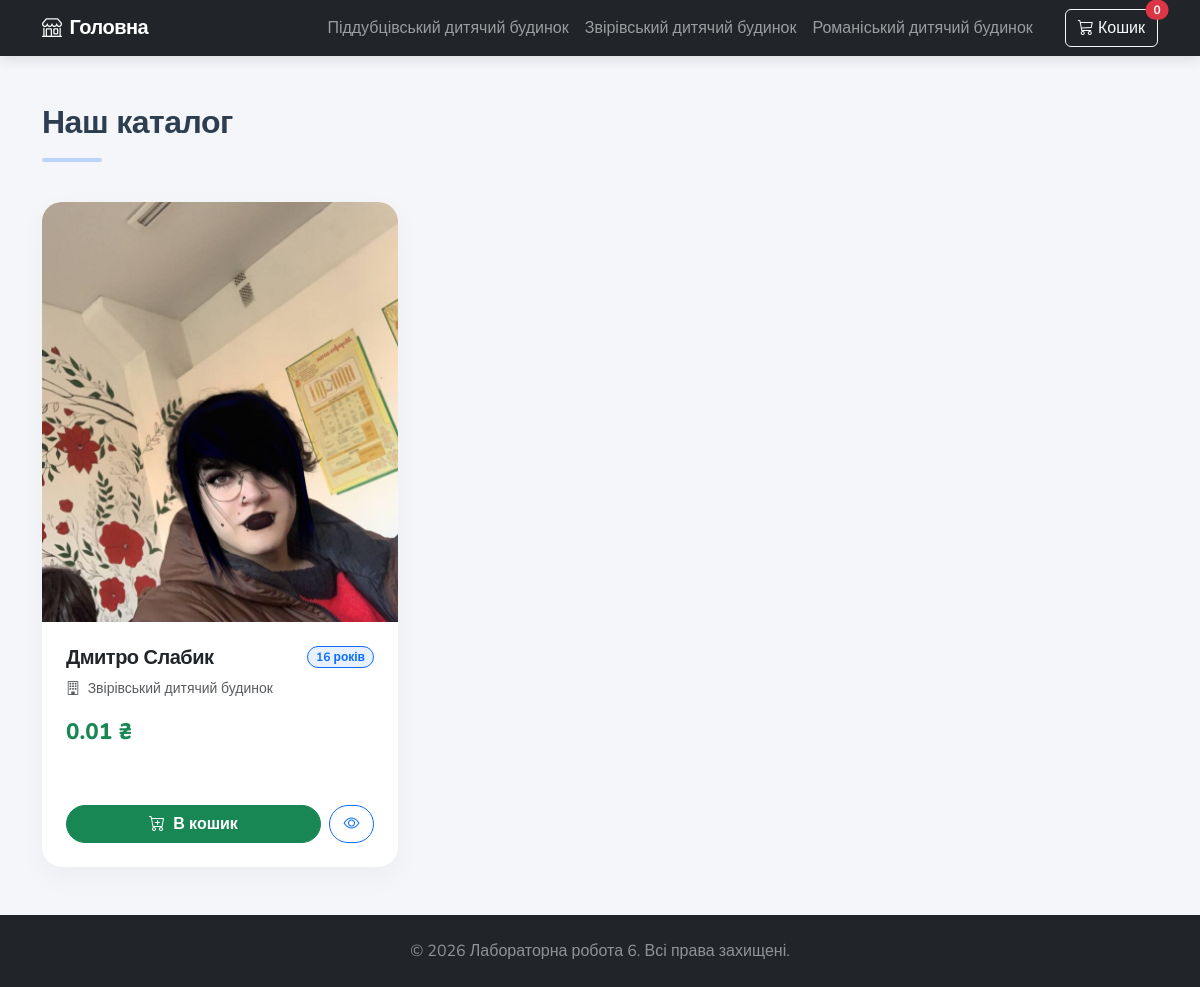
The app's page /category/2/ with its own data.
### lab4/models.py (models this page shows, shortened)
class Orphanage(models.Model):
    name = models.CharField(max_length=150, verbose_name="Назва закладу")
    city = models.CharField(max_length=100, verbose_name="Місто")
    created_at = models.DateTimeField(auto_now_add=True, verbose_name="Створено о")
    updated_at = models.DateTimeField(auto_now=True, verbose_name="Оновлено о")
    class Meta:
        verbose_name = "Дитячий будинок"
        verbose_name_plural = "Дитячі будинки"

class Child(models.Model):
    first_name = models.CharField(max_length=50, verbose_name="Ім'я")
    last_name = models.CharField(max_length=50, verbose_name="Прізвище")
    age = models.PositiveIntegerField(verbose_name="Вік")
    price = models.DecimalField(max_digits=10, decimal_places=2, verbose_name="Ціна (грн)")
    orphanage = models.ForeignKey(Orphanage, on_delete=models.CASCADE, verbose_name="Дитячий будинок")
    created_at = models.DateTimeField(auto_now_add=True, verbose_name="Створено о")
    updated_at = models.DateTimeField(auto_now=True, verbose_name="Оновлено о")
    image = models.ImageField(upload_to='children_photos/', blank=True, null=True, verbose_name="Фото")
    is_purchased = models.BooleanField(default=False, verbose_name="Куплено")
    class Meta:
        verbose_name = "Дитина"
        verbose_name_plural = "Діти"

### lab4/views.py (the view)
# urls.py: path('category/<int:orphanage_id>/', views.category_filter, name='category_filter'),
def category_filter(request, orphanage_id):
    orphanage = get_object_or_404(Orphanage, id=orphanage_id)
    children = Child.objects.filter(orphanage=orphanage)
    orphanages = Orphanage.objects.all()
    cart_ids = request.session.get('cart', [])
    cart_items = Child.objects.filter(id__in=cart_ids)
    return render(request, 'index.html', {
        'children': children,
        'orphanages': orphanages,
        'cart_items': cart_items,
        'cart_count': len(cart_ids)
    })

### lab4/templates/index.html (shortened to what this page needs)
<!DOCTYPE html>
<html lang="uk">
<head>
    <link href="https://cdn.jsdelivr.net/npm/bootstrap@5.3.0/dist/css/bootstrap.min.css" rel="stylesheet">
    <link rel="stylesheet" href="https://cdn.jsdelivr.net/npm/bootstrap-icons@1.11.1/font/bootstrap-icons.css">
</head>
<body class="d-flex flex-column min-vh-100">
    <nav class="navbar navbar-expand-lg navbar-dark bg-dark sticky-top">
      <div class="container">
        <a class="navbar-brand fw-bold" href="{% url 'home' %}">
            <i class="bi bi-shop me-2"></i>Головна
        </a>
        <div class="collapse navbar-collapse" id="navbarNav">
          <ul class="navbar-nav ms-auto">
            {% for orphanage in orphanages %}
            <li class="nav-item">
              <a class="nav-link" href="{% url 'category_filter' orphanage.id %}">{{ orphanage.name }}</a>
            </li>
            {% endfor %}
          </ul>
        <button class="btn btn-outline-light position-relative ms-lg-4" data-bs-toggle="offcanvas" data-bs-target="#cartPanel">
    <i class="bi bi-cart3"></i> Кошик
    <span class="position-absolute top-0 start-100 translate-middle badge rounded-pill bg-danger">
        {{ cart_count|default:"0" }}
    </span>
</button>
        </div>
      </div>
    </nav>
    <div class="container mt-5 flex-grow-1">
        <div class="toast-container position-fixed bottom-0 end-0 p-3" style="z-index: 1055;">
</div>
        <div class="row mb-4">
            <div class="col-12">
                <h2 class="fw-bold" style="color: #2c3e50;">Наш каталог</h2>
                <hr style="width: 60px; height: 4px; background-color: #0d6efd; border: none; border-radius: 2px;">
            </div>
        </div>
        <div class="row row-cols-1 row-cols-md-2 row-cols-lg-3 g-4">
            {% for child in children %}
            <div class="col">
                <div class="card custom-card h-100 bg-white">
                    <div class="card-img-wrapper">
                        {% if child.image %}
                            <img src="{{ child.image.url }}" class="card-img-top" alt="Фото">
                        {% else %}
                            <div class="bg-light text-secondary d-flex justify-content-center align-items-center h-100">
                                <i class="bi bi-person-bounding-box" style="font-size: 4rem;"></i>
                            </div>
                        {% endif %}
                    </div>
                    <div class="card-body d-flex flex-column p-4">
                        <div class="d-flex justify-content-between align-items-start mb-2">
                            <h5 class="card-title fw-bold mb-0">{{ child.first_name }} {{ child.last_name }}</h5>
                            <span class="badge bg-primary bg-opacity-10 text-primary rounded-pill border border-primary px-2 py-1">
                                {{ child.age }} років
                            </span>
                        </div>
                        <p class="text-muted small mb-3">
                            <i class="bi bi-building me-1"></i> {{ child.orphanage.name }}
                        </p>
                        <div class="mb-4">
                            <span class="price-tag">{{ child.price }} ₴</span>
                        </div>
                    </div>
                    <div class="card-footer bg-transparent border-top-0 d-flex gap-2 pb-4 px-4">
                        <a href="{% url 'add_to_cart' child.id %}" class="btn btn-success btn-custom flex-grow-1">
                            <i class="bi bi-cart-plus me-1"></i> В кошик
                        </a>
                        <a href="{% url 'child_detail' child.id %}" class="btn btn-outline-primary btn-custom" style="width: 45px; display: flex; align-items: center; justify-content: center;" title="Детальніше">
                            <i class="bi bi-eye"></i>
                        </a>
                    </div>
                </div>
            </div>
            {% endfor %}
        </div>
    </div>
    <footer class="bg-dark text-white text-center py-4 mt-5">
        <div class="container">
            <p class="mb-0 text-white-50">© 2026 Лабораторна робота 6. Всі права захищені.</p>
        </div>
    </footer>
</body>
</html>

### lab4/templates/index.html (style rules this page uses)
body { font-family: 'Nunito', sans-serif; background-color: #f8f9fa; }
h1, h2, h3, h4, h5, .navbar-brand { font-weight: 800; letter-spacing: -0.5px; }
body { background-color: #f4f6f9; }
.navbar { box-shadow: 0 4px 12px rgba(0,0,0,0.1); }
.custom-card { border: none; border-radius: 20px; overflow: hidden; background: #ffffff; box-shadow: 0 10px 30px rgba(0, 0, 0, 0.04); transition: all 0.4s cubic-bezier(0.165, 0.84, 0.44, 1); }
.card-img-wrapper { height: 420px; overflow: hidden; position: relative; }
.custom-card .card-img-top { height: 100%; width: 100%; object-fit: cover; transition: transform 0.6s ease; }
.price-tag { font-size: 1.4rem; font-weight: 800; color: #198754; }
.btn-custom { border-radius: 50px; font-weight: 600; }

### records on screen
Orphanage: name "Піддубцівський дитячий будинок"
Orphanage: name "Звірівський дитячий будинок"
Orphanage: name "Романіський дитячий будинок"
Child: image (picture), first_name "Дмитро", last_name "Слабик", age "16", orphanage.name "Звірівський дитячий будинок", price "0.01"

### other values on screen
{{ cart_count|default:"0" }} "0"
